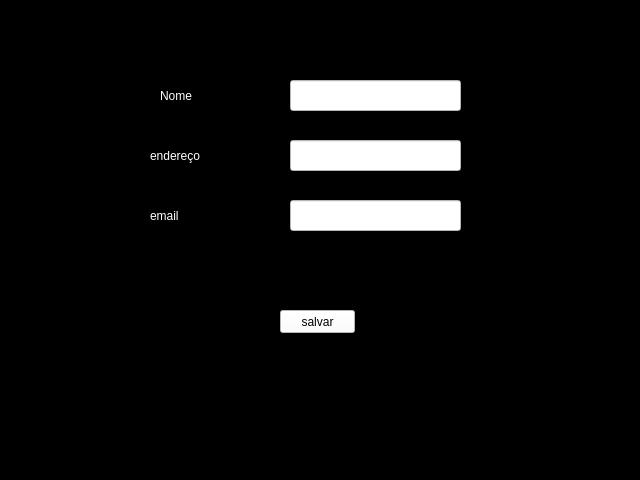
<?xml version="1.0" encoding="UTF-8"?>
<ui version="4.0">
 <class>MainWindow</class>
 <widget class="QMainWindow" name="MainWindow">
  <property name="geometry">
   <rect>
    <x>0</x>
    <y>0</y>
    <width>640</width>
    <height>480</height>
   </rect>
  </property>
  <property name="windowTitle">
   <string>MainWindow</string>
  </property>
  <property name="styleSheet">
   <string notr="true">background-color: rgb(85, 255, 127);
background-color: rgb(0, 0, 0);</string>
  </property>
  <widget class="QWidget" name="centralwidget">
   <widget class="QLabel" name="label_2">
    <property name="geometry">
     <rect>
      <x>160</x>
      <y>80</y>
      <width>101</width>
      <height>31</height>
     </rect>
    </property>
    <property name="styleSheet">
     <string notr="true">color: rgb(85, 255, 127);
color: rgb(255, 255, 255);</string>
    </property>
    <property name="text">
     <string>Nome</string>
    </property>
   </widget>
   <widget class="QLineEdit" name="lineEdit">
    <property name="geometry">
     <rect>
      <x>290</x>
      <y>80</y>
      <width>171</width>
      <height>31</height>
     </rect>
    </property>
    <property name="styleSheet">
     <string notr="true">background-color: rgb(255, 255, 255);</string>
    </property>
   </widget>
   <widget class="QLineEdit" name="lineEdit_3">
    <property name="geometry">
     <rect>
      <x>290</x>
      <y>200</y>
      <width>171</width>
      <height>31</height>
     </rect>
    </property>
    <property name="styleSheet">
     <string notr="true">
background-color: rgb(255, 255, 255);</string>
    </property>
   </widget>
   <widget class="QLabel" name="label_4">
    <property name="geometry">
     <rect>
      <x>150</x>
      <y>200</y>
      <width>101</width>
      <height>31</height>
     </rect>
    </property>
    <property name="styleSheet">
     <string notr="true">color: rgb(85, 255, 127);
color: rgb(255, 255, 255);</string>
    </property>
    <property name="text">
     <string>email</string>
    </property>
   </widget>
   <widget class="QLabel" name="label_3">
    <property name="geometry">
     <rect>
      <x>150</x>
      <y>140</y>
      <width>101</width>
      <height>31</height>
     </rect>
    </property>
    <property name="styleSheet">
     <string notr="true">color: rgb(85, 255, 127);
color: rgb(255, 255, 255);</string>
    </property>
    <property name="text">
     <string>endereço</string>
    </property>
   </widget>
   <widget class="QLineEdit" name="lineEdit_2">
    <property name="geometry">
     <rect>
      <x>290</x>
      <y>140</y>
      <width>171</width>
      <height>31</height>
     </rect>
    </property>
    <property name="styleSheet">
     <string notr="true">background-color: rgb(255, 255, 255);</string>
    </property>
   </widget>
   <widget class="QPushButton" name="pushButton">
    <property name="geometry">
     <rect>
      <x>280</x>
      <y>310</y>
      <width>75</width>
      <height>23</height>
     </rect>
    </property>
    <property name="styleSheet">
     <string notr="true">background-color: rgb(255, 255, 255);</string>
    </property>
    <property name="text">
     <string>salvar</string>
    </property>
   </widget>
  </widget>
  <widget class="QStatusBar" name="statusbar"/>
 </widget>
 <resources/>
 <connections/>
</ui>
